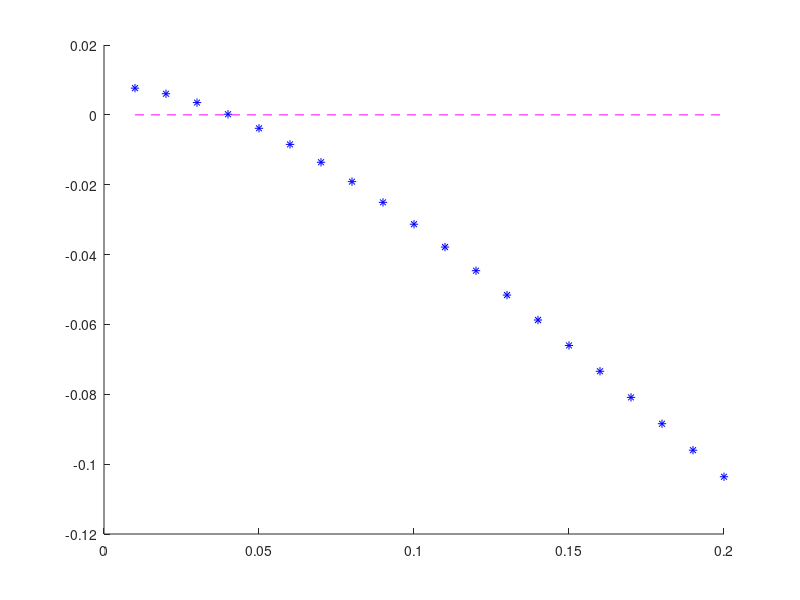
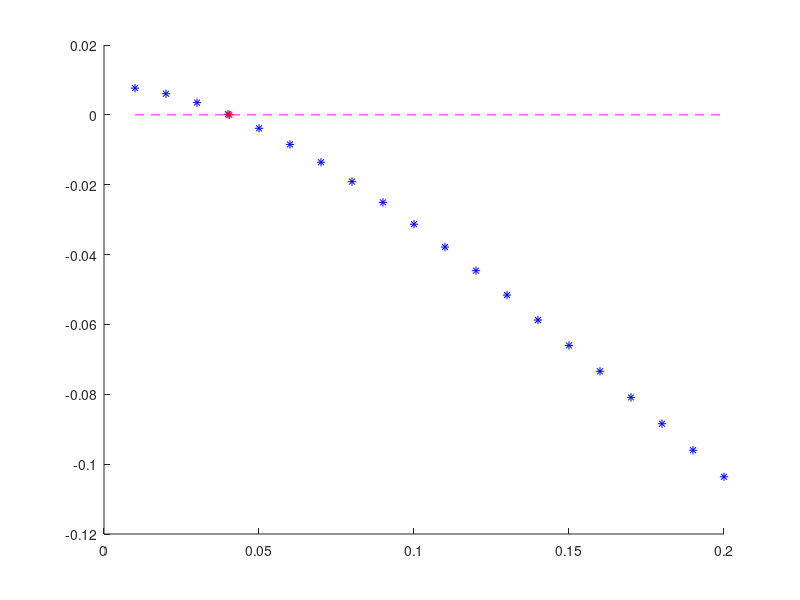

Write MATLAB code to recreate these figures, in order.
% Plotting the dependence of leading real parts of the eigenvalues vs a
% system parameter;
% Here we also find the value of system parameter at which the real part of
% leading eigenvalue crosses zero; this is a point of Hopf bifurcation; 
function plot_GN_eigvs
format long
%----------------------------------------------------------------------
% n=2:
%-------------------------------------------------------------------------------------------
%load('GM_LMtot.mat','LMtot'); % from equations for Fourier components; M=200;
load('GM_LMtot_del.mat','LMtot_del'); % from equations for Fourier components; M=200;
%load('GM_LMtot_del_d025_Gv0.mat','LMtot_del'); % del=0.25; Gv2=0.0; J=2.0;
%load('GM_LMtot_del_Gv001.mat','LMtot_del'); % del=0.25:-0.01:0.14; Gv2=0.01; J=2.0;
%load('GM_LMtot_del_Gv002.mat','LMtot_del'); % del=0.25:-0.01:0.1; Gv2=0.02; J=2.0;
%load('GM_LMtot_del_Gv003.mat','LMtot_del'); % del=0.15:-0.01:0.1; Gv2=0.03; J=2.0;
%load('GM_LMtot_del_Gv004.mat','LMtot_del'); % del=0.15:-0.01:0.05; Gv2=0.04; J=2.0;
%load('GM_LMtot_d002.mat','LMtot'); % del=0.02; Gv2=0.06:-0.001:0.04; J=2.0;
%load('GM_LMtot_d001.mat','LMtot'); % del=0.01; Gv2=0.06:-0.001:0.04; J=2.0;
%load('GM_LMtot_d0.mat','LMtot'); % del=0.0; Gv2=0.06:-0.001:0.04; J=2.0;
LMtot=LMtot_del;
% Flip the array if the scanning of parameter was backwards:
for np=1:5
    LMtot(:,np)=flip(LMtot(:,np));
end

szL=size(LMtot,1)

Lv=LMtot(:,1); % array of the scanned parameter;
L1=[LMtot(:,2) LMtot(:,4)]; % the real and imaginary parts of the first eigenvalue;
L2=[LMtot(:,3) LMtot(:,5)]; % the real and imaginary parts of the second eigenvalue;

%-------------------------------------------------------------------------------------------
Zr=[[Lv(1,1); Lv(end,1)] zeros(2,1)]; % location of the line at zero ordinates;
figure
hold on
%plot(Gv,L1(:,1),'b*');
plot(Lv,L1(:,1),'b*'); % the real part of the leading eigenvalue;
plot(Zr(:,1),Zr(:,2),'m--'); % zero line
%plot(Gv(:,1),L2(:,1),'r*');
hold off

% Finding the parameter value at which 
% the leading real part crosses zero:
sz1=size(Lv,1)
for nw=1:sz1-1
    Lg1=L1(nw,1);
    Lg2=L1(nw+1,1);
    if Lg1*Lg2<0
        m1=nw;
        m2=nw+1;
    end
end

Pt=[Lv L1(:,1)]
nt=[m1 m2]
n1=nt(1);
n2=nt(2);
x1=Lv(n1,1)
y1=L1(n1,1)
x2=Lv(n2,1)
y2=L1(n2,1)

x3=x1-y1*(x2-x1)/(y2-y1) % linear interpolation;
xv=[x3 0]; % the value of system parameter at which the
% real part of the leading eigenvalue crosses zero;

figure
hold on
%plot(Gv,L1(:,1),'b*');
plot(Lv,L1(:,1),'b*'); % the real part of the leading eigenvalue;
plot(Zr(:,1),Zr(:,2),'m--'); % zero line;
plot(xv(1,1),xv(1,2),'r*'); % the point where eigv crosses zero;
hold off

end